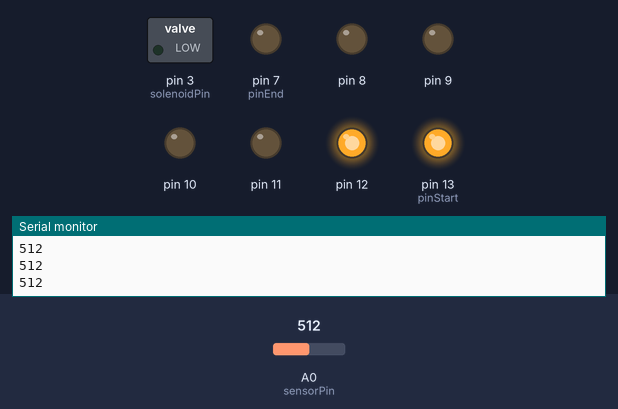
The sketch below on a simulated Arduino Uno, built with avr-gcc and run on an emulated ATmega328P. On the bench: switched loads named in the sketch (green lamp = pin HIGH), output pins drawn as LEDs (lit = HIGH), the last lines printed to the serial monitor. Inputs (shaded band) come from the test bench; at power-on: A0 (sensorPin) = 512.

Above: at 1.2 s.
1.3 s: A0 (sensorPin) set to 958
At 4.1 s:
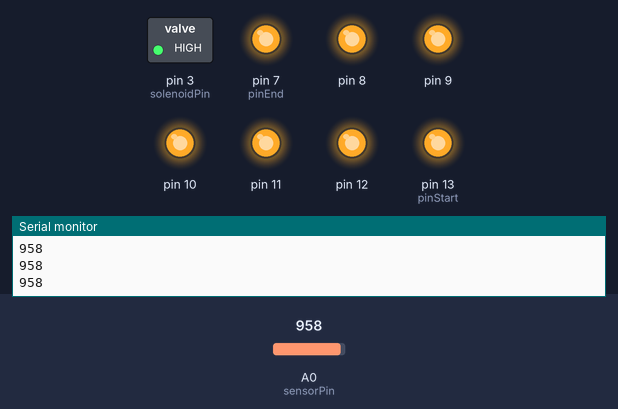
4.3 s: A0 (sensorPin) set to 977
At 5.0 s:
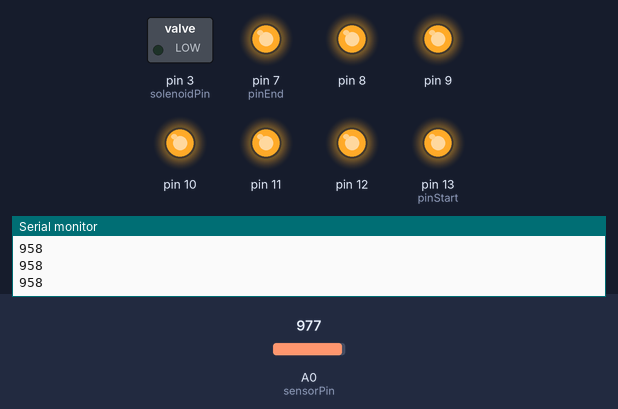
Timing chart, 0 to 7.3 s (numbered marks = the images above; inputs shaded):
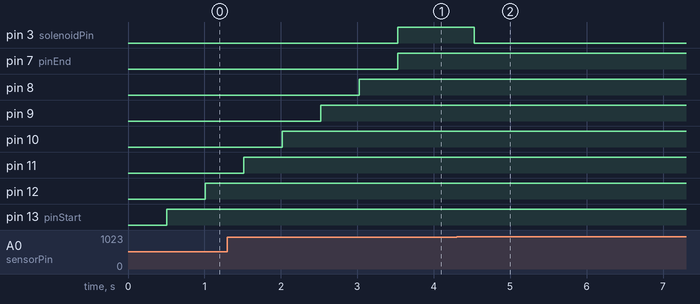

The sketch:

DesktopRubeGoldberg_HayakawaRio_WangEmily.ino
```cpp
int pinStart = 13;
int pinEnd = 7;
long startTime;
int wait = 500;
boolean ledDone = false;

int sensorPin = A0;
int solenoidPin = 3;

void setup() {
  Serial.begin(9600);
  pinMode(solenoidPin, OUTPUT);
  for (int i = pinEnd; i <= pinStart; i++) {
    pinMode(i, OUTPUT);
  }
  startTime = millis();
}

void loop() {
  int sensorValue = analogRead(sensorPin);
  Serial.println(sensorValue);
  if (sensorValue < 970) {
    ledRow();
  }
  if (ledDone) {
    // solenoid pushes a stylus to take a photo, then releases
    digitalWrite(solenoidPin, HIGH);
    delay(1000);
    digitalWrite(solenoidPin, LOW);
    delay(10000);
  } else {
    digitalWrite(solenoidPin, LOW);
  }
}

/*
 * lights up a row of LEDs one by one, waiting .5 seconds between each
 */
void ledRow() {
  if ((startTime + wait) < millis()) {
    digitalWrite(pinStart, HIGH);
    startTime = millis();
    if (pinStart > pinEnd) {
      pinStart--;
    } else {
      ledDone = true;
    }
  }
}
```

Measured:
- the behaviour switches between 969 and 970 on A0 (sensorPin) (found by bisection; images 1 and 2)
